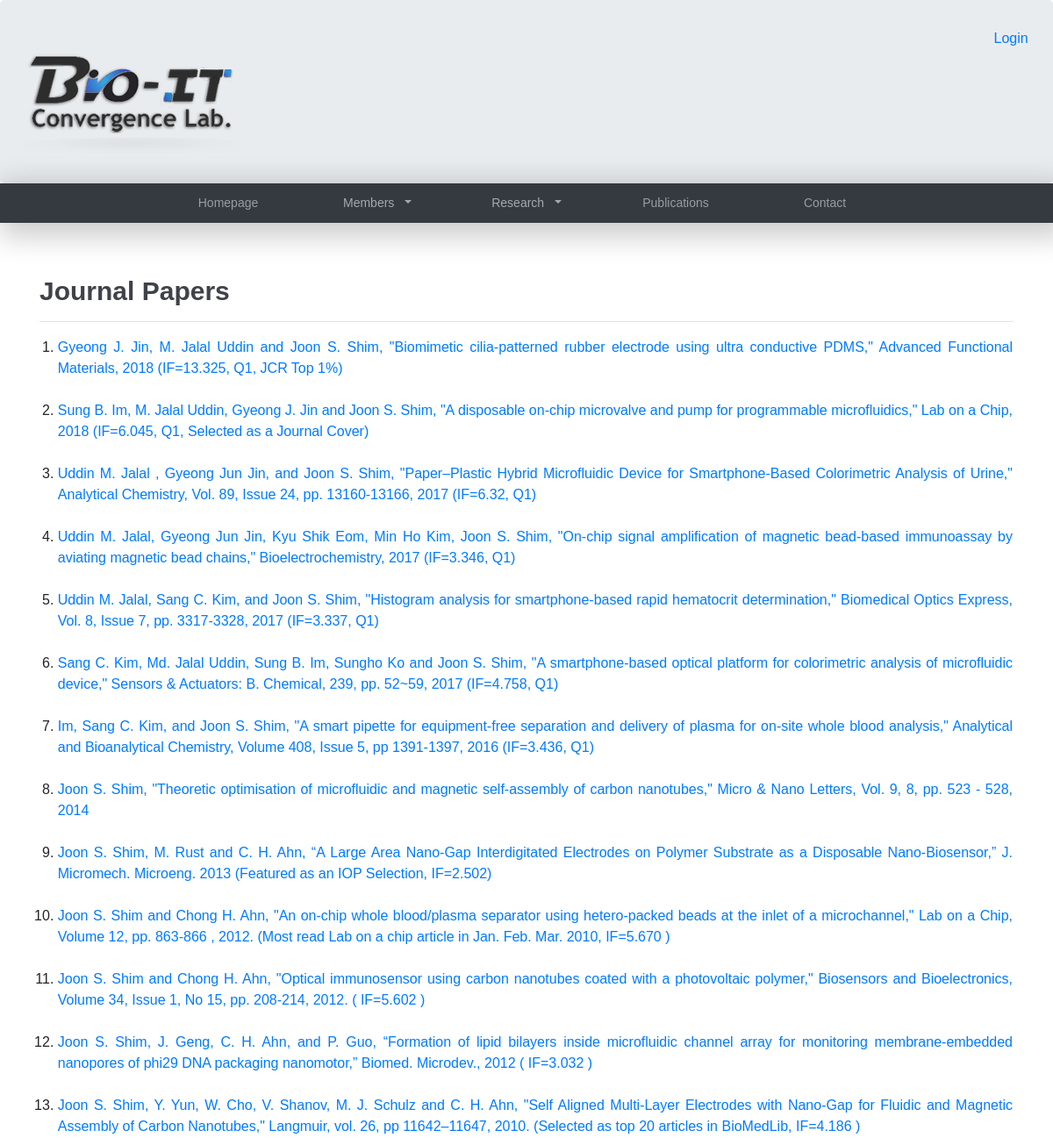
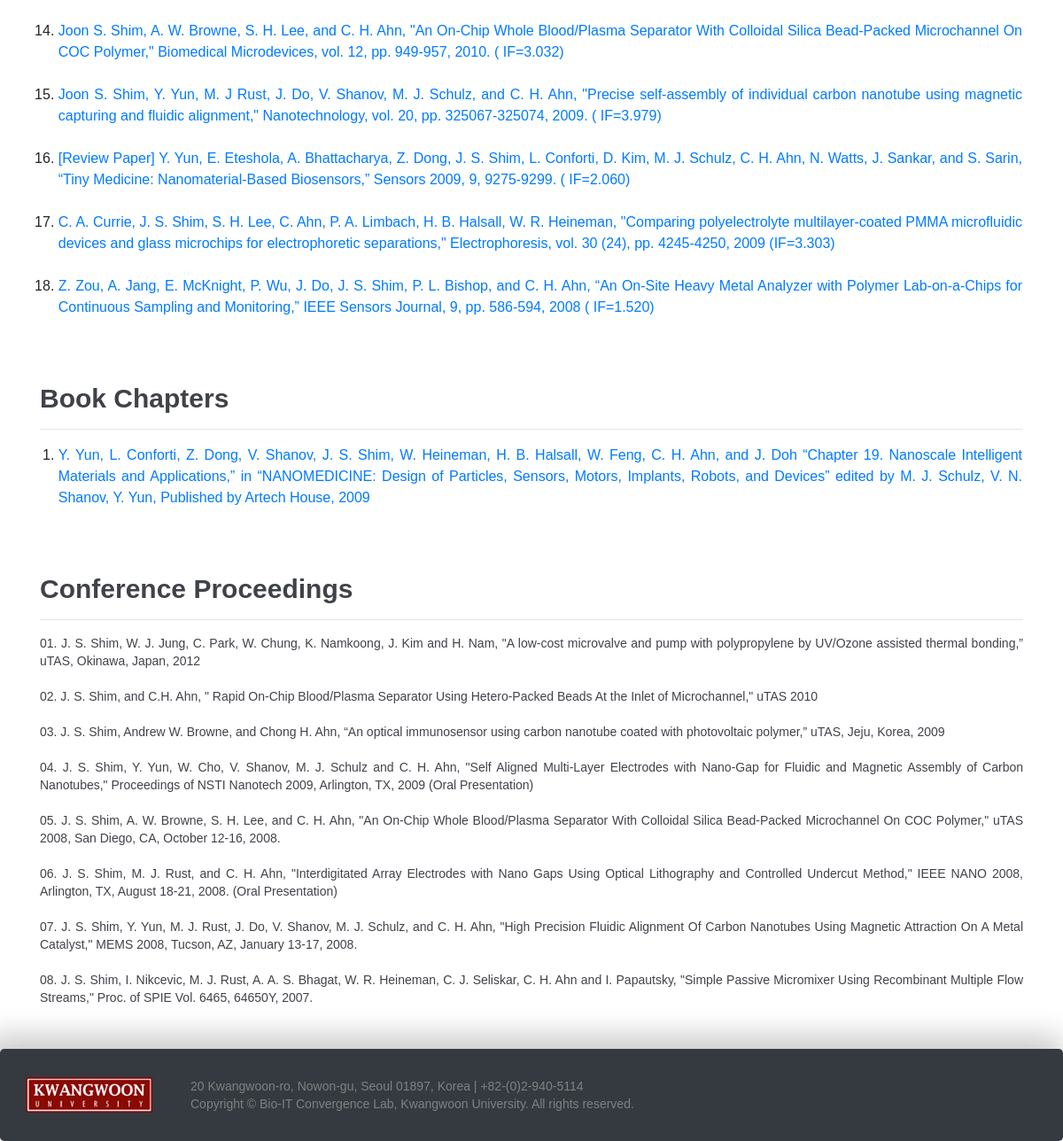
Page /publications on the committed database (2 pictures, top to bottom).
### front_end/models.py (models this page shows, shortened)
class Publication(models.Model):
    publication_name = models.CharField(max_length=500, help_text='Publication name')
    publication_url = models.URLField(null=True)

class Book(models.Model):
    book_name = models.CharField(max_length=500, help_text='Book name')
    book_url = models.URLField(null=True)

### front_end/views.py (the view)
# urls.py: path('publications', PublicationPageView.as_view()),
class PublicationPageView(TemplateView):
    template_name = 'publication_page.html'
    def get_context_data(self, **kwargs):
        ctx = super().get_context_data(**kwargs)
        ctx['publications'] = Publication.objects.all()
        ctx['books'] = Book.objects.all()
        ctx['conferences'] = Book.objects.all()
        return ctx

### templates/publication_page.html (shortened to what this page needs)
{% load static %}
<!DOCTYPE html>
<html lang="en">
<head>
  <link rel="stylesheet" href="{% static "css/bootstrap.min.css" %}"/>
  <link rel="stylesheet" href="{% static "css/style.css" %}"/>
</head>
<body>
<div class="jumbotron">
    <div class="col-sm-12 text-right">
        <a href="\admin">Login&nbsp&nbsp&nbsp</a>
    </div>
    <div class="row  text-center" style="max-width: 1200px; margin: auto;">
    <div class="col-sm-3" style="min-width: 200px;">
        <img src="{% static "img/BicLogo.png" %}"/><br>
    </div>
    <div class="col-sm-9 text-right">
    </div>
    </div>
</div>
<nav class="navbar navbar-expand-sm bg-dark navbar-dark" style="box-shadow: 8px 8px 32px 8px rgba(0,0,0,0.2);">
  <div class="collapse navbar-collapse" id="collapsibleNavbar">
    <ul class="navbar-nav nav-center">
      <li class="nav-item">
        <a class="nav-link" href="\index">Homepage</a>
      </li>
  <div class="dropdown">
    <button class="dropbtn" type="button" data-toggle="dropdown">Members &nbsp&nbsp<b class="caret dropdown-toggle"></b></button>
  </div>
  <div class="dropdown">
    <button class="dropbtn" type="button" data-toggle="dropdown">Research &nbsp&nbsp<b class="caret dropdown-toggle"></b></button>
  </div>
      <li class="nav-item">
        <a class="nav-link" href="\publications">Publications</a>
      </li>
      <li class="nav-item">
        <a class="nav-link" href="\contact">Contact</a>
      </li>
    </ul>
  </div>
</nav>
<div class="container" style="margin-top:30px">
  <div class="row">
    <div class="col-sm-12" style="margin-top: 30px; position: auto; text-align: justify;">
          <h1>Journal Papers</h1><hr>
        <table>
        <td>&nbsp&nbsp&nbsp&nbsp</td>
        <td>
        <ol>
        {% for publication in publications %}
            <li> <a href="{{ publication.publication_url }}"> {{ publication.publication_name }} </a></li>
            <br>
        {% endfor %}
        </ol>
        </td>
        </table>
        <br><br>
        <h1>Book Chapters</h1>
        <hr>
        <table>
        <td>&nbsp&nbsp&nbsp&nbsp</td>
        <td>
        <ol>
        {% for book in books %}
            <li> <a href="{{ book.book_url }}"> {{ book.book_name }} </a></li>
            <br>
        {% endfor %}
        </ol>
        </td>
        </table>
        <br><br>
        <h1>Conference Proceedings</h1>
        <hr>
        <h6>
            01. J. S. Shim, W. J. Jung, C. Park, W. Chung, K. Namkoong, J. Kim and H. Nam, "A low-cost microvalve and pump with polypropylene by UV/Ozone assisted thermal bonding,” uTAS, Okinawa, Japan, 2012
            <br><br>02. J. S. Shim, and C.H. Ahn, " Rapid On-Chip Blood/Plasma Separator Using Hetero-Packed Beads At the Inlet of Microchannel," uTAS 2010
            <br><br>03. J. S. Shim, Andrew W. Browne, and Chong H. Ahn, “An optical immunosensor using carbon nanotube coated with photovoltaic polymer,” uTAS, Jeju, Korea, 2009
            <br><br>04. J. S. Shim, Y. Yun, W. Cho, V. Shanov, M. J. Schulz and C. H. Ahn, "Self Aligned Multi-Layer Electrodes with Nano-Gap for Fluidic and Magnetic Assembly of Carbon Nanotubes," Proceedings of NSTI Nanotech 2009, Arlington, TX, 2009 (Oral Presentation)
            <br><br>05. J. S. Shim, A. W. Browne, S. H. Lee, and C. H. Ahn, "An On-Chip Whole Blood/Plasma Separator With Colloidal Silica Bead-Packed Microchannel On COC Polymer," uTAS 2008, San Diego, CA, October 12-16, 2008.
            <br><br>06. J. S. Shim, M. J. Rust, and C. H. Ahn, "Interdigitated Array Electrodes with Nano Gaps Using Optical Lithography and Controlled Undercut Method," IEEE NANO 2008, Arlington, TX, August 18-21, 2008. (Oral Presentation)
            <br><br>07. J. S. Shim, Y. Yun, M. J. Rust, J. Do, V. Shanov, M. J. Schulz, and C. H. Ahn, "High Precision Fluidic Alignment Of Carbon Nanotubes Using Magnetic Attraction On A Metal Catalyst," MEMS 2008, Tucson, AZ, January 13-17, 2008.
            <br><br>08. J. S. Shim, I. Nikcevic, M. J. Rust, A. A. S. Bhagat, W. R. Heineman, C. J. Seliskar, C. H. Ahn and I. Papautsky, "Simple Passive Micromixer Using Recombinant Multiple Flow Streams," Proc. of SPIE Vol. 6465, 64650Y, 2007.
        </h6>
        <br><br>
    </div>
  </div>
</div>
<div class="jumbotron" style="margin:0px; background-color: #343A40; box-shadow: -8px -8px 32px 8px rgba(0,0,0,0.2);">
    <div class="row" style="max-width: 1200px; margin: auto;">
    <div class="col-sm-2 text-center">
        <div class="KwLogo"><img src="{% static "img/Kwangwoon-University.png" %}"/></div>
    </div>
    <div class="col-sm-10">
                <h6 style="color: gray;">20 Kwangwoon-ro, Nowon-gu, Seoul 01897, Korea | +82-(0)2-940-5114</h6>
                <h6 style="color: gray;">Copyright © Bio-IT Convergence Lab, Kwangwoon University. All rights reserved.</h6>
    </div>
    </div>
</div>
</body>
</html>

### static/css/style.css (style rules this page uses)
html, body { height: 100%; font-family: 'Josefin Sans', sans-serif; }
h1, h2, h3, h4, h5, h6 { color: #40424a; margin: 0; font-family: Arial; }
h1 { font-size: 30px; font-weight: 600; }
h6 { font-size: 14px; font-weight: 500; line-height: 20px; }
img { max-width: 100%; }
ul, ol { padding: 0; margin: 0; }
.nav-center { margin:0px auto !important; }
.navbar { height: 45px; margin: 0 auto; font-family: Arial; box-shadow: 0px 8px 16px 0px rgba(0,0,0,0.5); }
.navbar a { width:170px; float: left; font-size: 14px; text-align: center; padding: 12px 10px; text-decoration: none; }
.dropdown .dropbtn { width:170px; padding: 12px 10px; font-size: 14px; text-align: center; border: none; outline: none; color: #A3AAAC; background-color: #343A40; }

### rows in the picture
Publication: publication_name "Gyeong J. Jin, M. Jalal Uddin and Joon S. Shim, \"Biomimetic cilia-patterned rubber electrode using ultra conductive PDMS,\" Advanced Functional Materials, 2018 (IF=13.325, Q1, JCR Top 1%)"
Publication: publication_name "Sung B. Im, M. Jalal Uddin, Gyeong J. Jin and Joon S. Shim, \"A disposable on-chip microvalve and pump for programmable microfluidics,\" Lab on a Chip, 2018 (IF=6.045, Q1, Selected as a Journal Cover)"
Publication: publication_name "Uddin M. Jalal , Gyeong Jun Jin, and Joon S. Shim, \"Paper–Plastic Hybrid Microfluidic Device for Smartphone-Based Colorimetric Analysis of Urine,\" Analytical Chemistry, Vol. 89, Issue 24, pp. 13160-13166, 2017 (IF=6.32, Q1)"
Publication: publication_name "Uddin M. Jalal, Gyeong Jun Jin, Kyu Shik Eom, Min Ho Kim, Joon S. Shim, \"On-chip signal amplification of magnetic bead-based immunoassay by aviating magnetic bead chains,\" Bioelectrochemistry, 2017 (IF=3.346, Q1)"
Publication: publication_name "Uddin M. Jalal, Sang C. Kim, and Joon S. Shim, \"Histogram analysis for smartphone-based rapid hematocrit determination,\" Biomedical Optics Express, Vol. 8, Issue 7, pp. 3317-3328, 2017 (IF=3.337, Q1)"
Publication: publication_name "Sang C. Kim, Md. Jalal Uddin, Sung B. Im, Sungho Ko and Joon S. Shim, \"A smartphone-based optical platform for colorimetric analysis of microfluidic device,\" Sensors & Actuators: B. Chemical, 239, pp. 52~59, 2017 (IF=4.758, Q1)"
Publication: publication_name "Im, Sang C. Kim, and Joon S. Shim, \"A smart pipette for equipment-free separation and delivery of plasma for on-site whole blood analysis,\" Analytical and Bioanalytical Chemistry, Volume 408, Issue 5, pp 1391-1397, 2016 (IF=3.436, Q1)"
Publication: publication_name "Joon S. Shim, \"Theoretic optimisation of microfluidic and magnetic self-assembly of carbon nanotubes,\" Micro & Nano Letters, Vol. 9, 8, pp. 523 - 528, 2014"
Publication: publication_name "Joon S. Shim, M. Rust and C. H. Ahn, “A Large Area Nano-Gap Interdigitated Electrodes on Polymer Substrate as a Disposable Nano-Biosensor,” J. Micromech. Microeng. 2013 (Featured as an IOP Selection, IF=2.502)"
Publication: publication_name "Joon S. Shim and Chong H. Ahn, \"An on-chip whole blood/plasma separator using hetero-packed beads at the inlet of a microchannel,\" Lab on a Chip, Volume 12, pp. 863-866 , 2012. (Most read Lab on a chip article in Jan. Feb. Mar. 2010, IF=5.670 )"
Publication: publication_name "Joon S. Shim and Chong H. Ahn, \"Optical immunosensor using carbon nanotubes coated with a photovoltaic polymer,\" Biosensors and Bioelectronics, Volume 34, Issue 1, No 15, pp. 208-214, 2012. ( IF=5.602 )"
Publication: publication_name "Joon S. Shim, J. Geng, C. H. Ahn, and P. Guo, “Formation of lipid bilayers inside microfluidic channel array for monitoring membrane-embedded nanopores of phi29 DNA packaging nanomotor,” Biomed. Microdev., 2012 ( IF=3.032 )"
Publication: publication_name "Joon S. Shim, Y. Yun, W. Cho, V. Shanov, M. J. Schulz and C. H. Ahn, \"Self Aligned Multi-Layer Electrodes with Nano-Gap for Fluidic and Magnetic Assembly of Carbon Nanotubes,\" Langmuir, vol. 26, pp 11642–11647, 2010. (Selected as top 20 articles in BioMedLib, IF=4.186 )"
Publication: publication_name "Joon S. Shim, A. W. Browne, S. H. Lee, and C. H. Ahn, \"An On-Chip Whole Blood/Plasma Separator With Colloidal Silica Bead-Packed Microchannel On COC Polymer,\" Biomedical Microdevices, vol. 12, pp. 949-957, 2010. ( IF=3.032)"
Publication: publication_name "Joon S. Shim, Y. Yun, M. J Rust, J. Do, V. Shanov, M. J. Schulz, and C. H. Ahn, \"Precise self-assembly of individual carbon nanotube using magnetic capturing and fluidic alignment,\" Nanotechnology, vol. 20, pp. 325067-325074, 2009. ( IF=3.979)"
Publication: publication_name "[Review Paper] Y. Yun, E. Eteshola, A. Bhattacharya, Z. Dong, J. S. Shim, L. Conforti, D. Kim, M. J. Schulz, C. H. Ahn, N. Watts, J. Sankar, and S. Sarin, “Tiny Medicine: Nanomaterial-Based Biosensors,” Sensors 2009, 9, 9275-9299. ( IF=2.060)"
Publication: publication_name "C. A. Currie, J. S. Shim, S. H. Lee, C. Ahn, P. A. Limbach, H. B. Halsall, W. R. Heineman, \"Comparing polyelectrolyte multilayer-coated PMMA microfluidic devices and glass microchips for electrophoretic separations,\" Electrophoresis, vol. 30 (24), pp. 4245-4250, 2009 (IF=3.303)"
Publication: publication_name "Z. Zou, A. Jang, E. McKnight, P. Wu, J. Do, J. S. Shim, P. L. Bishop, and C. H. Ahn, “An On-Site Heavy Metal Analyzer with Polymer Lab-on-a-Chips for Continuous Sampling and Monitoring,” IEEE Sensors Journal, 9, pp. 586-594, 2008 ( IF=1.520)"
Book: book_name "Y. Yun, L. Conforti, Z. Dong, V. Shanov, J. S. Shim, W. Heineman, H. B. Halsall, W. Feng, C. H. Ahn, and J. Doh “Chapter 19. Nanoscale Intelligent Materials and Applications,” in “NANOMEDICINE: Design of Particles, Sensors, Motors, Implants, Robots, and Devices” edited by M. J. Schulz, V. N. Shanov, Y. Yun, Published by Artech House, 2009"
